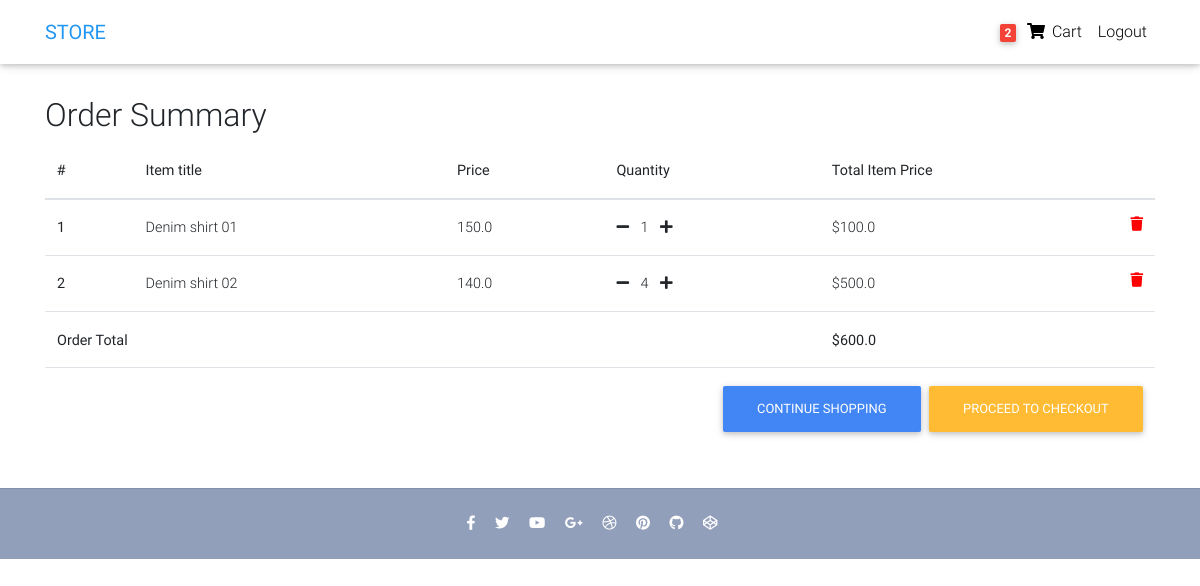
/order-summary/ (signed in), run on an earlier commit of the app's database.
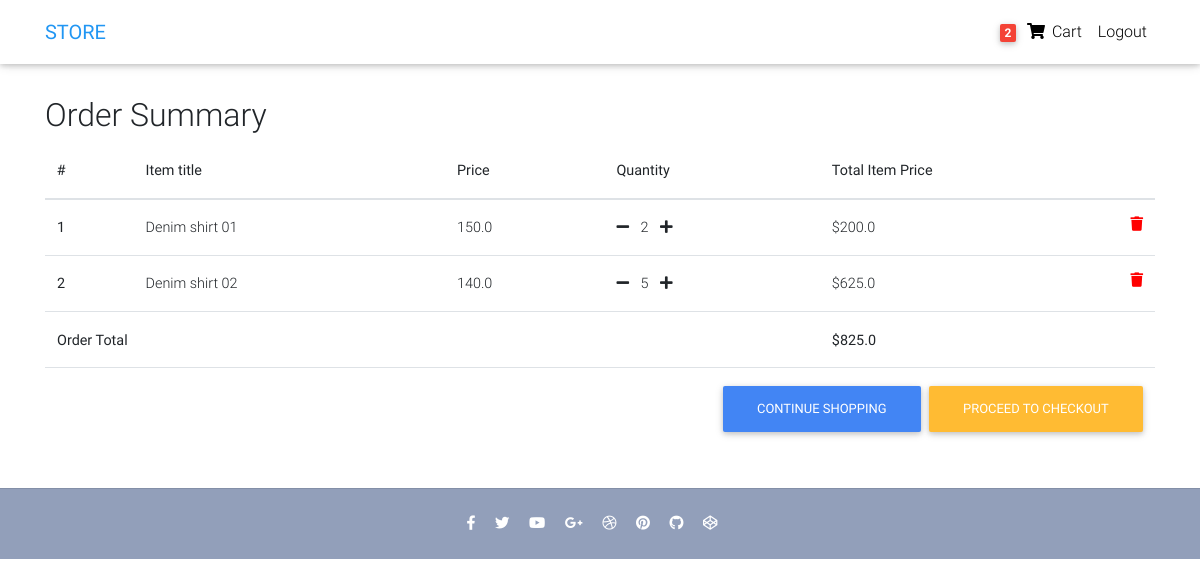
And on a later commit of the database.
### core/models.py (models this page shows, shortened)
class Order(models.Model):
    user = models.ForeignKey(settings.AUTH_USER_MODEL,
                             on_delete=models.CASCADE)
    ref_code = models.CharField(max_length=20, blank=True, null=True)
    items = models.ManyToManyField(OrderItem)
    start_date = models.DateTimeField(auto_now_add=True)
    ordered_date = models.DateTimeField()
    ordered = models.BooleanField(default=False)
    billing_address = models.ForeignKey(
        'BillingAddress', on_delete=models.SET_NULL, blank=True, null=True)
    payment = models.ForeignKey(
        'Payment', on_delete=models.SET_NULL, blank=True, null=True)
    def get_total(self):
        total = 0
        for order_item in self.items.all():
            total += order_item.get_final_price()
        return total

class OrderItem(models.Model):
    user = models.ForeignKey(settings.AUTH_USER_MODEL,
                             on_delete=models.CASCADE)
    ordered = models.BooleanField(default=False)
    item = models.ForeignKey(Item, on_delete=models.CASCADE)
    quantity = models.IntegerField(default=1)
    def get_total_discount_item_price(self):
        return self.quantity * self.item.discount_price
    def get_final_price(self):
        if self.item.discount_price:
            return self.get_total_discount_item_price()
        return self.get_total_item_price()

class Item(models.Model):
    title = models.CharField(max_length=100)
    price = models.FloatField()
    discount_price = models.FloatField(blank=True, null=True)
    category = models.CharField(choices=CATEGORY_CHOICES, max_length=2, blank=True, null=True)
    label = models.CharField(choices=LABEL_CHOICES, max_length=1, blank=True, null=True)
    slug = models.SlugField()
    description = models.TextField()
    image = models.ImageField()

### core/views.py (the view)
# urls.py: path('order-summary/', OrderSummaryView.as_view(), name='order-summary'),
class OrderSummaryView(LoginRequiredMixin, View):
    def get(self, *args, **kwargs):
        try:
            order = Order.objects.get(user=self.request.user, ordered=False)
            context = {
                'object': order
            }
            return render(self.request, 'order_summary.html', context)
        except ObjectDoesNotExist:
            messages.error(self.request, "You do not have an active order")
            return redirect("/")

### core/templatetags/cart_template_tags.py (called while the page is built)
@register.filter
def cart_item_count(user):
    if user.is_authenticated:
        qs = Order.objects.filter(user=user, ordered=False)
        if qs.exists():
            return qs [0].items.count()
    return 0

### templates/order_summary.html (shortened to what this page needs)
{% extends "base.html" %}
{% block content %}
  <main>
    <div class="container">
    <div class="table-responsive text-nowrap">
    <h2>Order Summary</h2>
    <table class="table">
        <thead>
        <tr>
            <th scope="col">#</th>
            <th scope="col">Item title</th>
            <th scope="col">Price</th>
            <th scope="col">Quantity</th>
            <th scope="col">Total Item Price</th>
        </tr>
        </thead>
        <tbody>
        {% for order_item in object.items.all %}
        <tr>
            <th scope="row">{{ forloop.counter }}</th>
            <td>{{ order_item.item.title }}</td>
            <td>{{ order_item.item.price }}</td>
            <td>
                <a href="{% url 'core:remove-single-item-from-cart' order_item.item.slug %}"><i class="fas fa-minus mr-2"></i></a>
                {{ order_item.quantity }}
                <a href="{% url 'core:add-to-cart' order_item.item.slug %}"><i class="fas fa-plus ml-2"></i></a>
            </td>
            <td>
            {% if order_item.item.discount_price %}
                ${{ order_item.get_total_discount_item_price }}
            {% else %}
                ${{ order_item.get_total_item_price }}
            {% endif %}
            <a style='color: red;' href="{% url 'core:remove-from-cart' order_item.item.slug %}">
                <i class="fas fa-trash float-right"></i>
            </a>
            </td>
        </tr>
        {% endfor %}
        {% if object.get_total %}
        <tr>
            <td colspan="4"><b>Order Total</b></td>
            <td><b>${{ object.get_total }}</b></td>
        </tr>
        <tr>
            <td colspan="5">
            <a class='btn btn-warning float-right ml-2' href='/checkout/'>Proceed to checkout</a>
            <a class='btn btn-primary float-right' href='/'>Continue shopping</a>
            </td>
        </tr>
        {% endif %}
        </tbody>
    </table>
    </div>
    </div>
  </main>
{% endblock content %}

### templates/base.html (shortened to what this page needs)
{% load static %}
<!DOCTYPE html>
<html lang="en">
<head>
  <link rel="stylesheet" href="https://use.fontawesome.com/releases/v5.8.1/css/all.css">
  <link href="{% static 'css/bootstrap.min.css' %}" rel="stylesheet">
  <link href="{% static 'css/mdb.min.css' %}" rel="stylesheet">
  <link href="{% static 'css/style.min.css' %}" rel="stylesheet">
</head>
{% include "navbar.html" %}
<body>
    <div class="mt-5 pt-4">
    </div>
    {% block content %}
    {% endblock content %}
    {% include "footer.html" %}
</body>
</html>

### templates/navbar.html (shortened to what this page needs)
# {% load cart_template_tags %}
<nav class="navbar fixed-top navbar-expand-lg navbar-light white scrolling-navbar">
    <div class="container">
      <a class="navbar-brand waves-effect" href="/">
        <strong class="blue-text">STORE</strong>
      </a>
      <div class="collapse navbar-collapse" id="navbarSupportedContent">
        <ul class="navbar-nav nav-flex-icons" >
          {% if request.user.is_authenticated %}
          <li class="nav-item">
            <a href="{% url 'core:order-summary' %}" class="nav-link waves-effect">
              <span class="badge red z-depth-1 mr-1"> {{ request.user|cart_item_count }} </span>
              <i class="fas fa-shopping-cart"></i>
              <span class="clearfix d-none d-sm-inline-block" > Cart </span>
            </a>
          </li>
          <li class="nav-item">
            <a class="nav-link waves-effect" href="{% url 'account_logout'%}">
              <span class="clearfix d-none d-sm-inline-block" > Logout </span>
            </a>
          </li>
          {% endif %}
        </ul>
      </div>
    </div>
  </nav>

### templates/footer.html
<footer class="page-footer text-center font-small mt-4 wow fadeIn">
    <hr class="my-4">
    <div class="pb-4">
      <a href="" target="_blank">
        <i class="fab fa-facebook-f mr-3"></i>
      </a>
      <a href="" target="_blank">
        <i class="fab fa-twitter mr-3"></i>
      </a>
      <a href="" target="_blank">
        <i class="fab fa-youtube mr-3"></i>
      </a>
      <a href="" target="_blank">
        <i class="fab fa-google-plus-g mr-3"></i>
      </a>
      <a href="" target="_blank">
        <i class="fab fa-dribbble mr-3"></i>
      </a>
      <a href="" target="_blank">
        <i class="fab fa-pinterest mr-3"></i>
      </a>
      <a href="" target="_blank">
        <i class="fab fa-github mr-3"></i>
      </a>
      <a href="" target="_blank">
        <i class="fab fa-codepen mr-3"></i>
      </a>
    </div>
  </footer>

### templates/scripts.html (shortened to what this page needs)
{% load static %}

### templates/base.html (style rules this page uses)
html, body, header, .carousel { height: 60vh; }

What changed in the data, as far as the page shows it:
changed OrderItem "Denim shirt 01": quantity "1" → "2"; get_total_discount_item_price "100.0" → "200.0"
changed OrderItem "Denim shirt 02": quantity "4" → "5"; get_total_discount_item_price "500.0" → "625.0"
changed Order: get_total "600.0" → "825.0"
